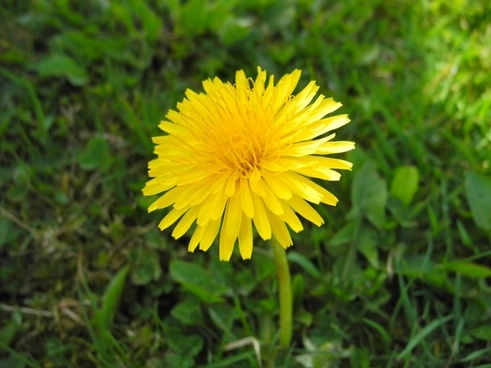
%> input picture 9.jpg, 491 x 368 px
$ octave closeeroson.m   (GNU Octave 9; MATLAB toolbox functions it lacks are replaced by stand-ins)
%> lines starting %> are read from the running program, lines starting %| are printed output that depends on the picture; in (x1, y1, x2, y2) boxes, pixels count from 0 and x2, y2 are one past the last pixel; in counts of white or black regions, pixels touching at a corner belong together; the program's own positions count from 1
im=imread('9.jpg');
%> im is the input picture: size 368x491x3 uint8; mean R, G, B 82.4, 99.2, 23
x=im2bw(im);
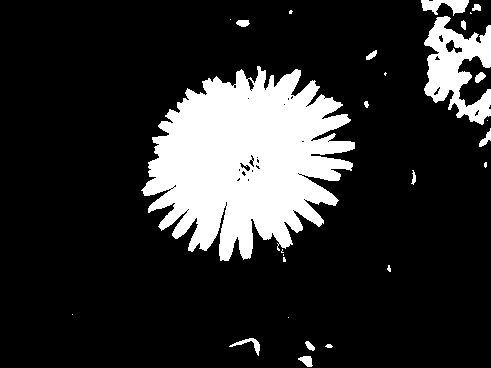
%> x: size 368x491 logical; 17.4% white; 27 white regions (12 under 20 px), largest, box (x1, y1, x2, y2) and area: (141, 66, 355, 261) 26346, (424, 16, 491, 125) 3844, (421, 0, 469, 16) 442
se=strel('disk',10);
closeBW=imclose(x,se);
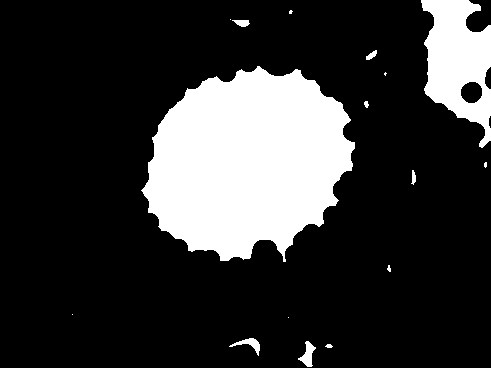
%> closeBW: size 368x491 logical; 20.3% white; 16 white regions (7 under 20 px), largest, box (x1, y1, x2, y2) and area: (141, 66, 355, 262) 29683, (421, 0, 491, 148) 6335, (298, 341, 316, 367) 219
imshow(closeBW);

$ run again, with 10.jpg copied over 9.jpg
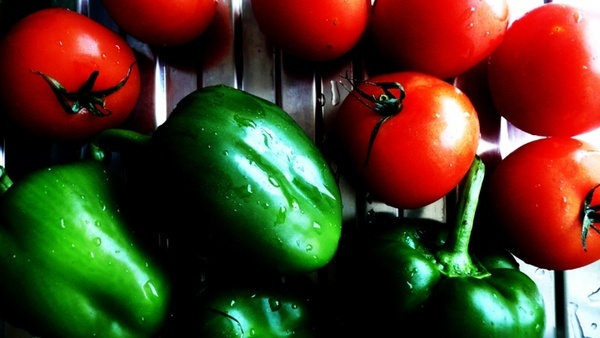
%> input picture 10.jpg, 600 x 338 px
%> im is the input picture: size 338x600x3 uint8; mean R, G, B 79.1, 57.8, 33.3
%> `x=im2bw(im);`:
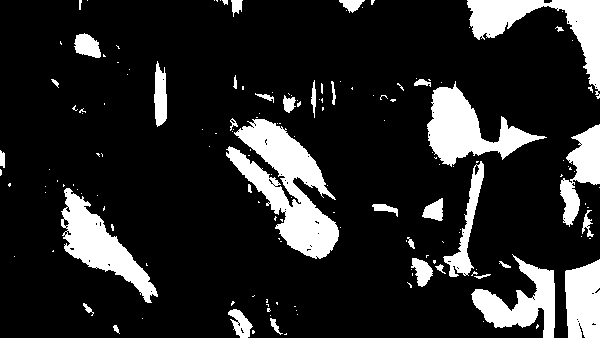
%> x: size 338x600 logical; 15.7% white; 159 white regions (121 under 20 px), largest, box (x1, y1, x2, y2) and area: (226, 119, 339, 259) 6959, (427, 81, 547, 167) 4098, (467, 0, 600, 99) 3986
%> `closeBW=imclose(x,se);`:
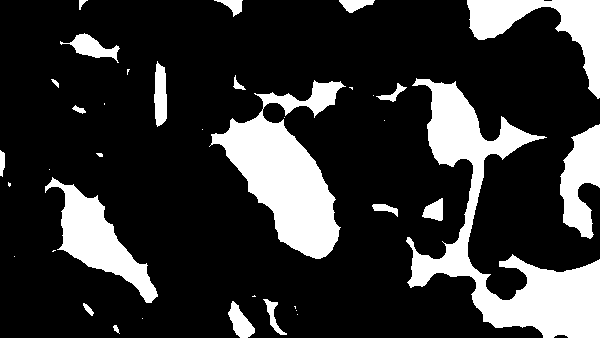
%> closeBW: size 338x600 logical; 20.1% white; 38 white regions (16 under 20 px), largest, box (x1, y1, x2, y2) and area: (406, 78, 600, 338) 14349, (209, 80, 346, 259) 10598, (45, 177, 158, 303) 4685

$ run again, with 11.jpg copied over 9.jpg
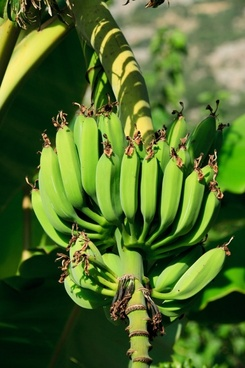
%> input picture 11.jpg, 245 x 368 px
%> im is the input picture: size 368x245x3 uint8; mean R, G, B 79.7, 106.9, 42.6
%> `x=im2bw(im);`:
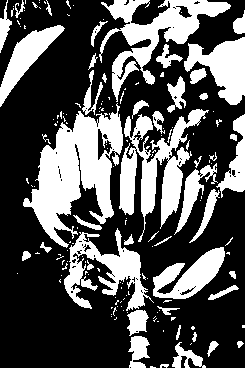
%> x: size 368x245 logical; 33.8% white; 163 white regions (115 under 20 px), largest, box (x1, y1, x2, y2) and area: (23, 103, 123, 248) 6720, (119, 109, 209, 242) 4234, (99, 0, 231, 102) 4043
%> `closeBW=imclose(x,se);`:
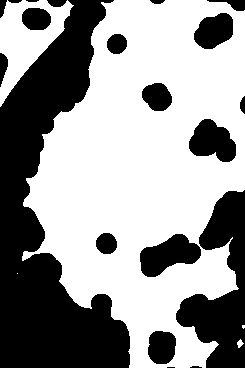
%> closeBW: size 368x245 logical; 59.7% white; 20 black regions (2 under 20 px), largest, box (x1, y1, x2, y2) and area: (0, 0, 130, 368) 22748, (176, 190, 245, 368) 6190, (140, 234, 201, 277) 1584
